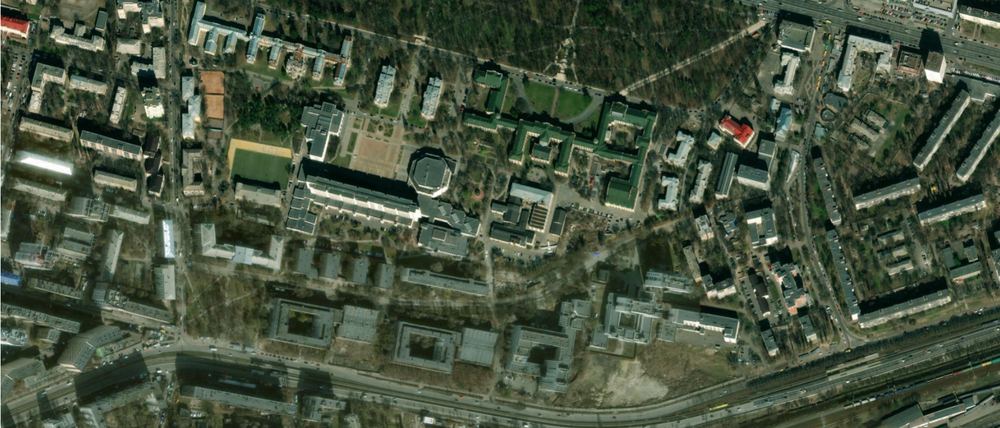
#> input picture lab 2/image bing2.png, 1000 x 428 px, shrunk from 1717 x 735 before the run
$ python main.py
#> lines starting #> are read from the running program, lines starting #| are printed output that depends on the picture; after the words box and inside, x2 and y2 are one past the last pixel; in counts of white or black regions, pixels touching at a corner belong together
import cv2
import numpy as np
import os
from typing import List, Tuple
import matplotlib.pyplot as plt

def preprocess_image(img: np.ndarray) -> np.ndarray:

    gray = cv2.cvtColor(img, cv2.COLOR_BGR2GRAY)
    blurred = cv2.GaussianBlur(gray, (5, 5), 0)
    clahe = cv2.createCLAHE(clipLimit=2.0, tileGridSize=(8, 8))
    equalized = clahe.apply(blurred)

    return equalized

def detect_buildings_color(img: np.ndarray) -> Tuple[np.ndarray, List[np.ndarray]]:

    hsv = cv2.cvtColor(img, cv2.COLOR_BGR2HSV)

    lower_color = np.array([0, 0, 100])
    upper_color = np.array([180, 50, 255])

    mask = cv2.inRange(hsv, lower_color, upper_color)

    kernel = np.ones((3, 3), np.uint8)
    mask = cv2.morphologyEx(mask, cv2.MORPH_OPEN, kernel, iterations=1)
    mask = cv2.morphologyEx(mask, cv2.MORPH_CLOSE, kernel, iterations=2)


    contours, _ = cv2.findContours(mask, cv2.RETR_EXTERNAL, cv2.CHAIN_APPROX_SIMPLE)

    min_area = 100
    filtered_contours = []

    for cnt in contours:
        area = cv2.contourArea(cnt)
        if area < min_area:
            continue

        rect = cv2.minAreaRect(cnt)
        box = cv2.boxPoints(rect)
        box = np.int0(box)

        width, height = rect[1]
        if width == 0 or height == 0:
            continue

        aspect_ratio = max(width, height) / (min(width, height) + 1e-5)
        if 0.2 < aspect_ratio < 5.0:
            filtered_contours.append(box)

    return mask, filtered_contours

def display_results(original: np.ndarray, mask: np.ndarray, contours: List[np.ndarray]):
    plt.figure(figsize=(18, 6))

    plt.subplot(1, 3, 1)
    plt.imshow(mask, cmap='gray')
    plt.title('Filtered Image (Mask)')
    plt.axis('off')

    plt.subplot(1, 3, 2)
    contour_img = np.zeros_like(original)
    if contours:
        cv2.drawContours(contour_img, contours, -1, (0, 255, 0), 2)
    plt.imshow(cv2.cvtColor(contour_img, cv2.COLOR_BGR2RGB))
    plt.title('Vectorized Contours')
    plt.axis('off')

    plt.subplot(1, 3, 3)
    result = original.copy()
    if contours:
        cv2.drawContours(result, contours, -1, (0, 255, 0), 2)
        cv2.putText(result, f"Buildings: {len(contours)}", (10, 30),
                   cv2.FONT_HERSHEY_SIMPLEX, 1, (0, 0, 255), 2)

    plt.imshow(cv2.cvtColor(result, cv2.COLOR_BGR2RGB))
    plt.title('Detected Buildings')
    plt.axis('off')

    plt.tight_layout()
    plt.show()

def main():
    INPUT_IMAGE = "image bing2.png"
    OUTPUT_DIR = "outputs"

    def load_image(path: str) -> np.ndarray:
        img = cv2.imread(path, cv2.IMREAD_COLOR)
        return img

    def save_results(img: np.ndarray, mask: np.ndarray, contours: List[np.ndarray], out_dir: str):
        os.makedirs(out_dir, exist_ok=True)
        cv2.imwrite(os.path.join(out_dir, "mask.png"), mask)

        result = img.copy()
        if contours:
            cv2.drawContours(result, contours, -1, (0, 255, 0), 2)
            cv2.putText(result, f"Objects: {len(contours)}", (10, 30),
                      cv2.FONT_HERSHEY_SIMPLEX, 1, (0, 0, 255), 2)

        cv2.imwrite(os.path.join(out_dir, "preview.png"), result)
        print(f"Objects detected: {len(contours)}")
        print(f"Results saved to: {os.path.abspath(out_dir)}")


    img = load_image(INPUT_IMAGE)
#> in load_image, img is the input picture: shape (428, 1000, 3); mean B, G, R 63.7, 83.2, 70.9

    print("Processing image...")
    mask, buildings = detect_buildings_color(img)
#> in detect_buildings_color, `hsv = cv2.cvtColor(img, cv2.COLOR_BGR2HSV)`: hsv: shape (428, 1000, 3); mean H, S, V 51.7, 81, 83.6
#> in detect_buildings_color, `mask = cv2.inRange(hsv, lower_color, upper_color)`:
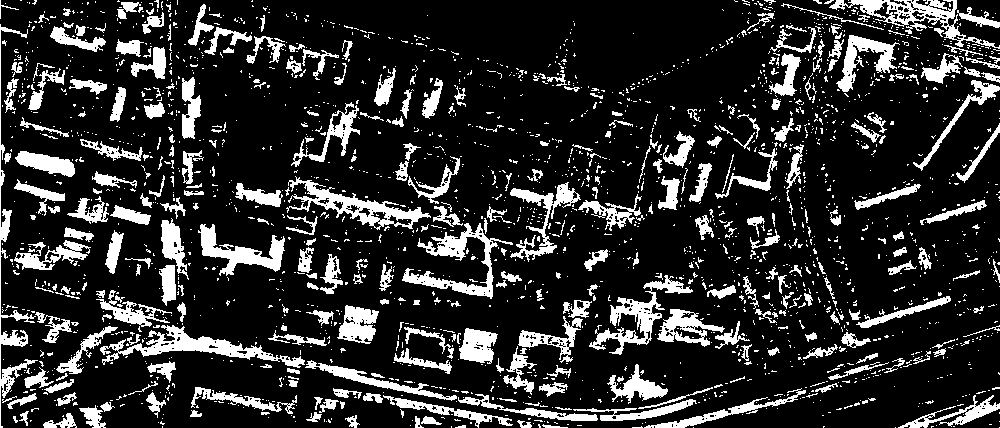
#> mask: shape (428, 1000); 17.9% white; 2376 white regions (2041 under 20 px), largest, box (x1, y1, x2, y2) and area: (100, 325, 305, 368) 2285, (402, 223, 513, 299) 2074, (286, 176, 431, 230) 2023
#> in detect_buildings_color, `mask = cv2.morphologyEx(mask, cv2.MORPH_OPEN, kernel, iterations=1)`:
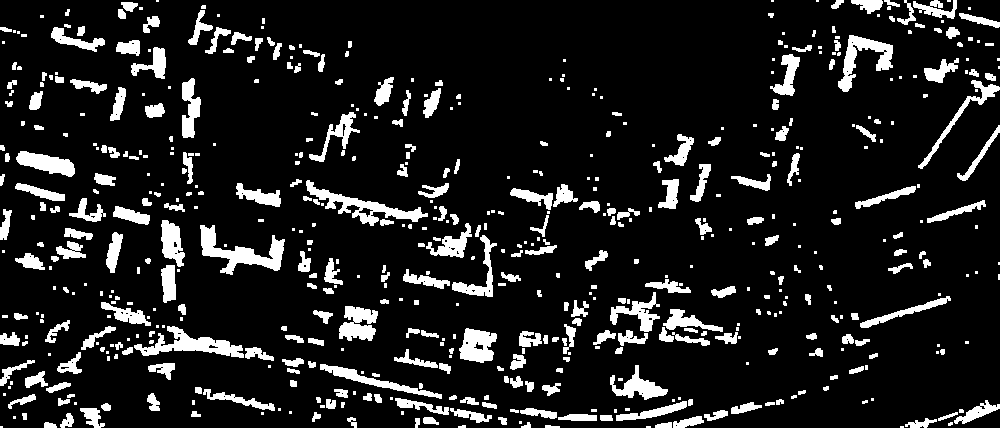
#> mask: shape (428, 1000); 12.2% white; 581 white regions (261 under 20 px), largest, box (x1, y1, x2, y2) and area: (200, 225, 285, 275) 1568, (306, 180, 428, 226) 1394, (134, 326, 244, 358) 1373
#> in detect_buildings_color, `mask = cv2.morphologyEx(mask, cv2.MORPH_CLOSE, kernel, iterations=2)`:
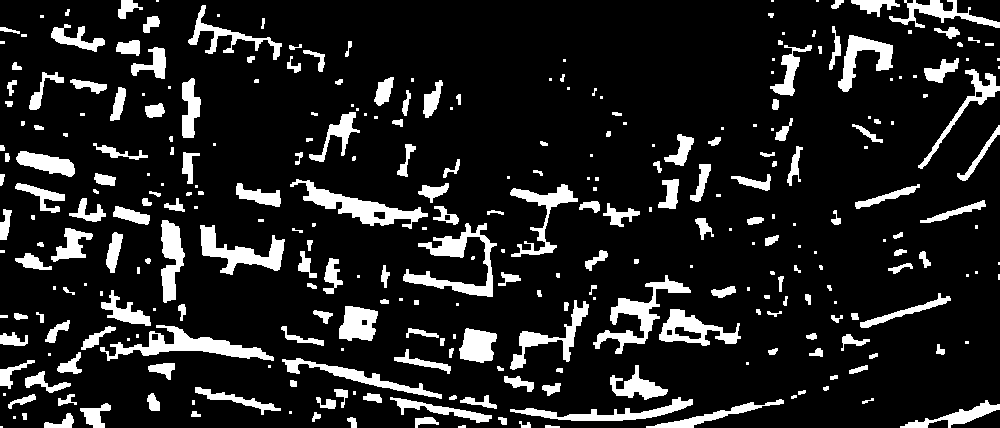
#> mask: shape (428, 1000); 13.5% white; 313 white regions (103 under 20 px)
#> in detect_buildings_color, `contours, _ = cv2.findContours(mask, cv2.RETR_EXTERNAL, cv2.CHAIN_APPR..`: contours = 313 contours, 144 with area under 20; largest, box (x1, y1, x2, y2) and area: (100, 325, 274, 361) 1878, (290, 179, 428, 229) 1804, (403, 223, 497, 297) 1738, (593, 275, 691, 354) 1554, (200, 225, 285, 275) 1472
#> the loop in detect_buildings_color, `for cnt in contours:` made 313 passes
#> (area, width, height, aspect_ratio) on passes 61, 65, 66: (142.5, 29.92, 14.61, 2.05), (208, 13, 27, 2.08), (907, 31.45, 34.52, 1.1)
#> after the loop in detect_buildings_color, `for cnt in contours:`: filtered_contours = 89 items
#> buildings = 89 items
    save_results(img, mask, buildings, OUTPUT_DIR)
#> in save_results, `cv2.putText(result, f"Objects: {len(contours)}", (10, 30), cv2.FONT_HE..`:
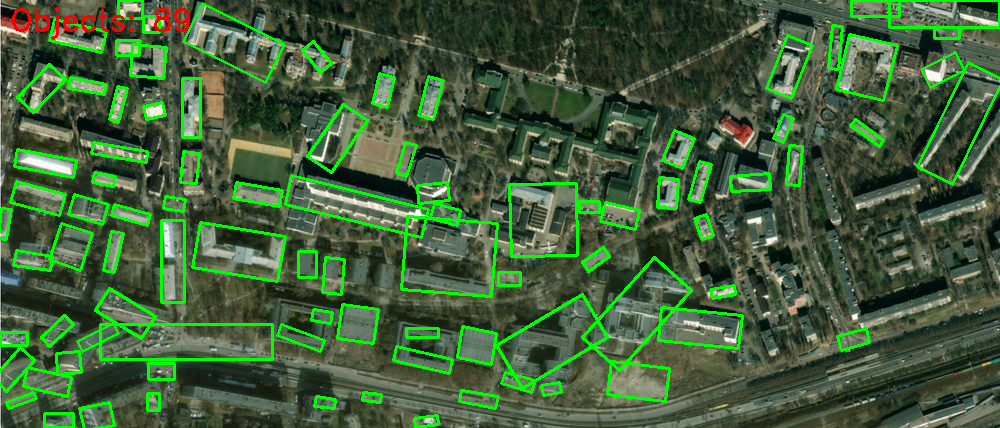
#> result: shape (428, 1000, 3); mean B, G, R 57.9, 94.9, 65.4
#| Objects detected: 89
    display_results(img, mask, buildings)
#> in display_results, `cv2.drawContours(contour_img, contours, -1, (0, 255, 0), 2)`:
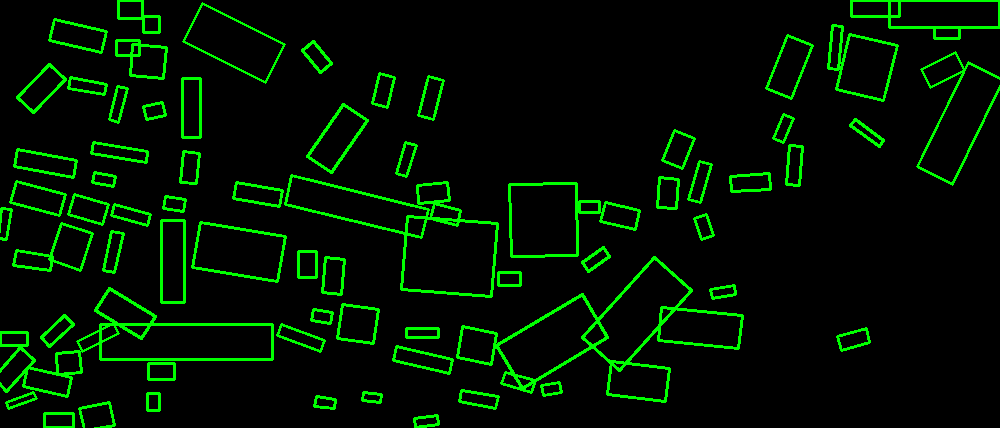
#> contour_img: shape (428, 1000, 3); mean of channels 0, 1, 2 0, 19.1, 0; drawn as B, G, R
#> in display_results, `cv2.putText(result, f"Buildings: {len(contours)}", (10, 30), cv2.FONT_..`:
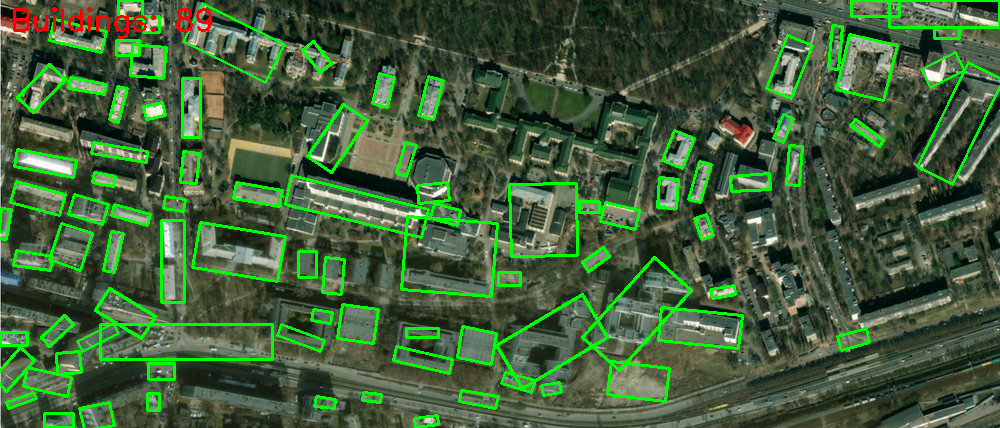
#> result: shape (428, 1000, 3); mean B, G, R 57.9, 94.8, 65.5
#> in display_results, `plt.show()`:
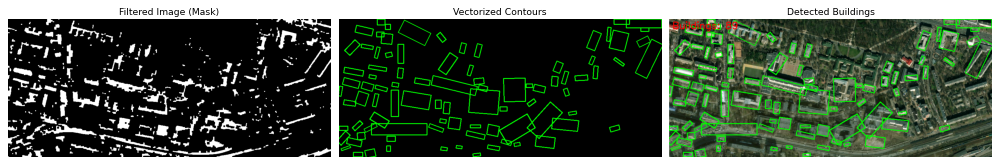
#> figure drawn by matplotlib, 3 panels

if __name__ == "__main__":
    main()

$ run again, with lab 2/image bing.png copied over lab 2/image bing2.png
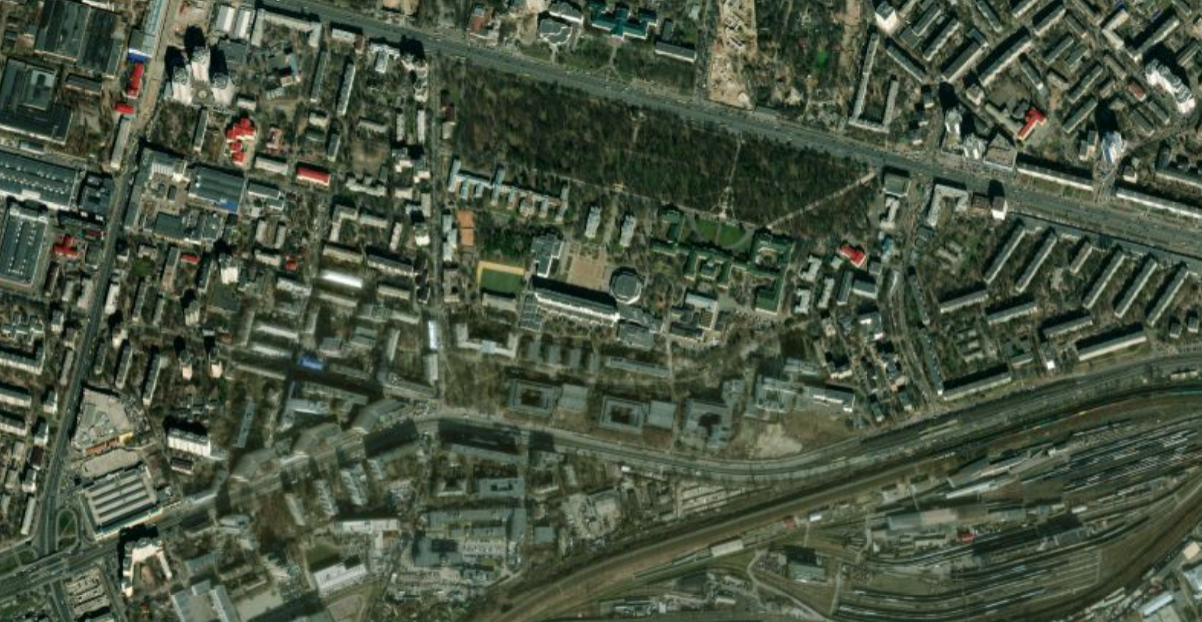
#> input picture lab 2/image bing.png, 1202 x 622 px
#> in load_image, img is the input picture: shape (622, 1202, 3); mean B, G, R 65.2, 83.8, 72.7
#> hsv: shape (622, 1202, 3); mean H, S, V 50.3, 73.3, 84.2
#> in detect_buildings_color, `mask = cv2.morphologyEx(mask, cv2.MORPH_CLOSE, kernel, iterations=2)`:
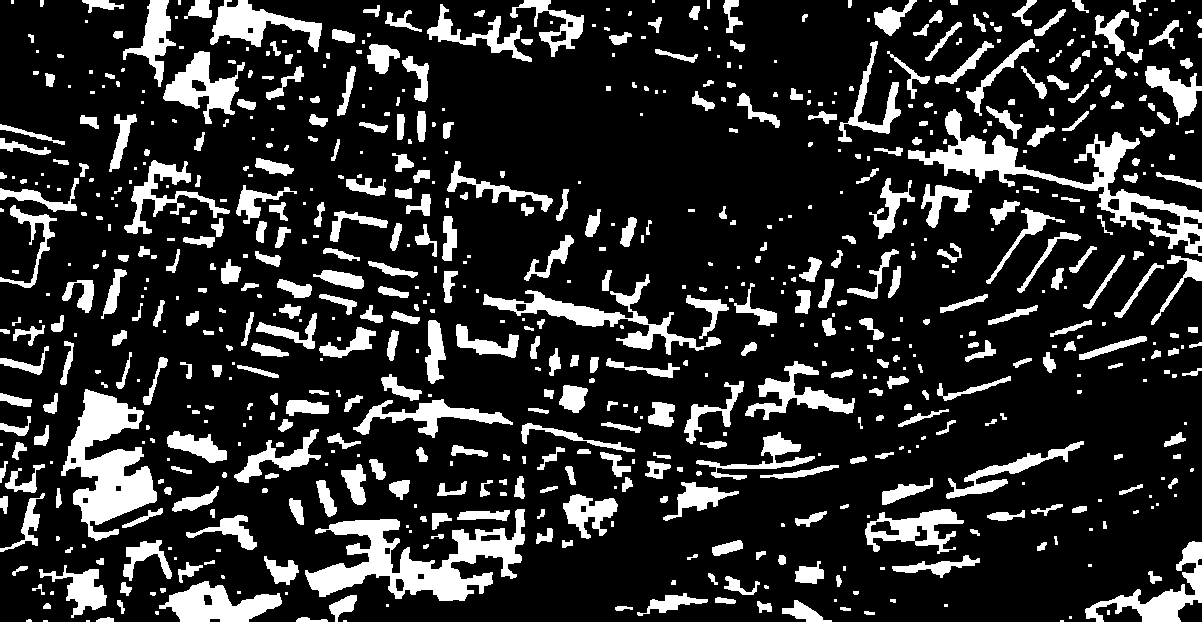
#> mask: shape (622, 1202); 18.2% white; 729 white regions (254 under 20 px)
#> contours = 729 contours, 347 with area under 20; largest, box (x1, y1, x2, y2) and area: (305, 509, 525, 601) 7704, (908, 109, 1202, 256) 7462, (61, 389, 157, 541) 6729, (483, 274, 721, 355) 3162, (159, 581, 282, 622) 2720
#> the loop in detect_buildings_color, `for cnt in contours:` made 729 passes
#> (area, width, height, aspect_ratio) on passes 62, 63, 65: (2393.5, 137.8, 61.66, 2.24), (260, 31.32, 9.89, 3.17), (711, 48.09, 38.67, 1.24)
#> after the loop in detect_buildings_color, `for cnt in contours:`: filtered_contours = 178 items
#| Objects detected: 178
#> in display_results, `plt.show()`:
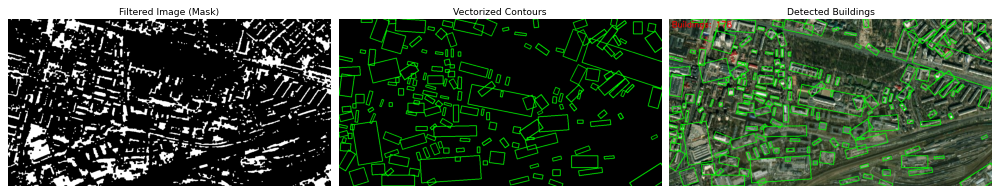
#> figure drawn by matplotlib, 3 panels

$ run again, with lab 2/image livingatlas.png copied over lab 2/image bing2.png
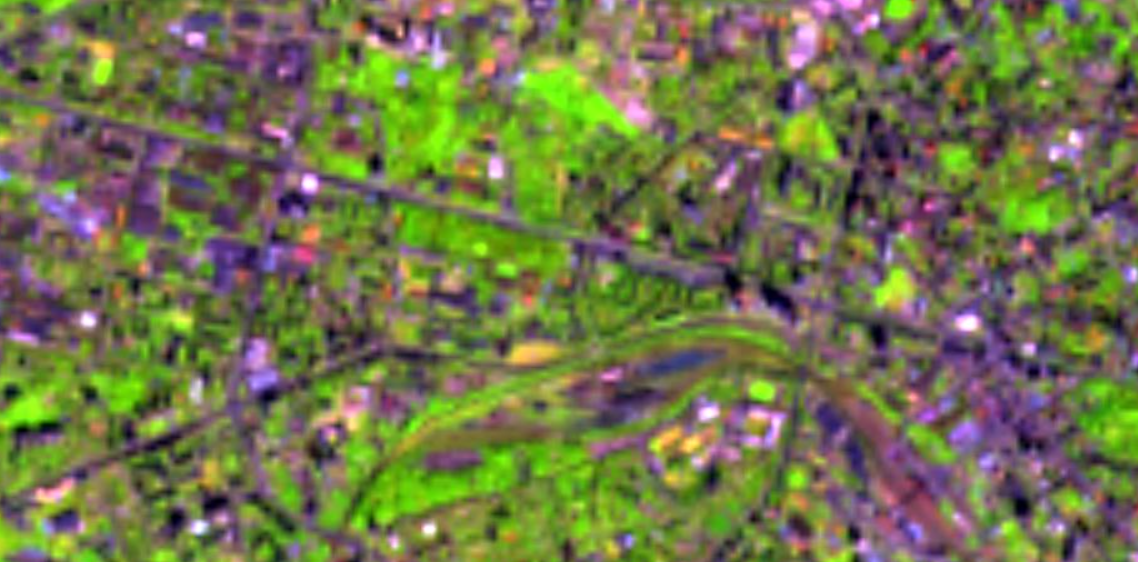
#> input picture lab 2/image livingatlas.png, 1138 x 562 px
#> in load_image, img is the input picture: shape (562, 1138, 3); mean B, G, R 74.6, 116.9, 113.1
#> hsv: shape (562, 1138, 3); mean H, S, V 65.6, 119.7, 131.8
#> in detect_buildings_color, `mask = cv2.morphologyEx(mask, cv2.MORPH_CLOSE, kernel, iterations=2)`:
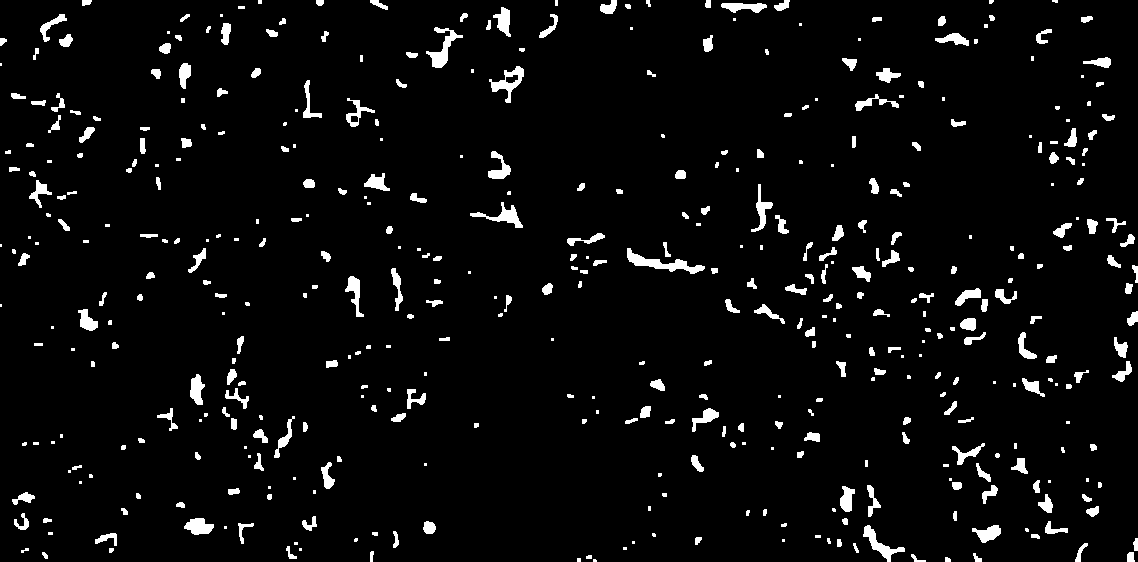
#> mask: shape (562, 1138); 4.4% white; 452 white regions (139 under 20 px)
#> contours = 452 contours, 209 with area under 20; largest, box (x1, y1, x2, y2) and area: (627, 248, 705, 274) 554, (489, 66, 524, 103) 458, (426, 27, 463, 68) 418, (863, 525, 905, 562) 369, (470, 202, 523, 228) 340
#> the loop in detect_buildings_color, `for cnt in contours:` made 452 passes
#> (area, width, height, aspect_ratio) on passes 61, 63, 64: (228, 24.66, 12.99, 1.9), (108.5, 20.39, 10.2, 2), (138.5, 12.4, 31.09, 2.51)
#> after the loop in detect_buildings_color, `for cnt in contours:`: filtered_contours = 58 items
#| Objects detected: 58
#> in display_results, `plt.show()`:
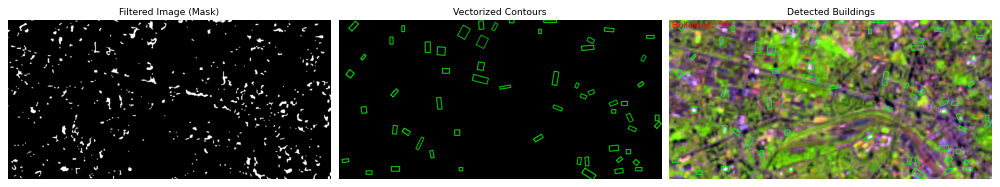
#> figure drawn by matplotlib, 3 panels
